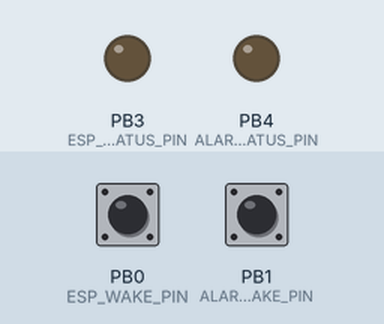
Recording of a sketch running on a simulated ATtiny85, built with avr-gcc and run on an emulated ATtiny85. Parts: output pins drawn as LEDs (lit = HIGH). Inputs (shaded band) come from the test bench; at power-on: PB0 (ESP_WAKE_PIN) HIGH, PB1 (ALARM_WAKE_PIN) HIGH. Sleep ends after the set time or at an interrupt; pins used as bus, display or sensor lines are not drawn.

Above: at 2.2 s.
2.3 s: PB0 (ESP_WAKE_PIN) pulled LOW for 0.15 s
At 3.1 s:
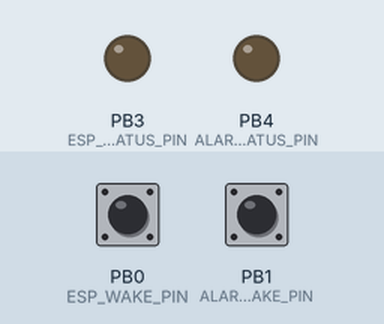
3.9 s: PB1 (ALARM_WAKE_PIN) pulled LOW for 0.15 s
At 4.3 s:
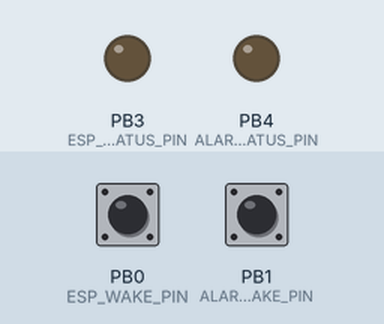
Timing chart, 0 to 6.9 s (numbered marks = the images above; inputs shaded):
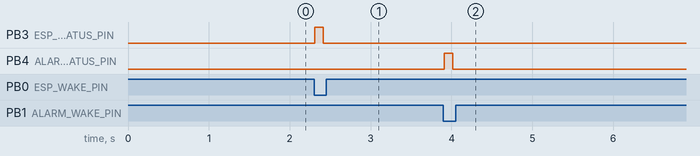

Measured:
- after the input at 2.3 s, PB3 (ESP_WAKE_STATUS_PIN): LOW → HIGH at once, → LOW 0.11 s later
- after the input at 3.9 s, PB4 (ALARM_STATUS_PIN): LOW → HIGH at once, → LOW 0.11 s later

The sketch:

mkZ-ATTINY85-Interrupt-Router-v2.ino
```cpp
/*
 * ATTINY - ATTINY85 version 2 11/11/2017
 Interrupt router to control events to ESP8266.

 Program at 1MHz

 Program using Arduino as ISP, and SCK, MOSI, MISO connections.
 Remove STATUS_LED , pin 3, When high indicates it is RTC wake up event.
 Need this because there are 3 sources of RESET to the ESP.
 Power-on, RTC and Sensor-Event.

 See:
 https://thewanderingengineer.com/2014/08/11/pin-change-interrupts-on-attiny85/

 For Pin change interrupt differences from an ATMEGA.

 ATTINY has only a single external interrupt (INT0).and a single Pin Change interrupt group.
 PCINT0_vect. Trouble using the external interrupt (INT0) on an ATTINY.
 So using 2  Pin Change Interrupts.

 >>------- Rest of this write up is from the ATMEGA version of the writeup.

 Works in conjunction with mkZ-Standalone-Alarm

 With power optimizations, main one being turning of ADC.
 Sleep power = 0.4 uA. With ADC on sleep power = 400 uA

 Purpose:
 When the ESP8266 is in deep sleep, the RTC inside can wake it up
 by sending a low pulse on GPIO16. This has to be wired to the RESET
 pin on the ESP8266, waking it up.

 The question is how do we detect external alarm events and have it
 wake up an ESP8266 in deep sleep.

 This interrupt router sketch, uses an arduino to detect 2 signals going low.
 1 signal would be the GPIO16 pin from the ESP8266, this is the periodic RTC
 wake event.
 The 2nd signal is the actual ALARM event.

 The ATMEGA328 has 2 external interrupts, and we could have used 1 for each
 of the above events. (INT0, INT1, arduino digital pins 2 and 3).
 However the goal is to use an ATTINY85, which only has 1 external interrupt.

 All pins however can be configured for PCINTR, Pin Change interrupts. So this
 sketch uses a PCINTR for the ALARM event. The ALARM event pin used is arduino
 digital pin 4 or PCINT20. The PCINTRs are classified into 3 groups (groups 0,1,2)
 , each with with 1 ISR. PCINT20 is part of group 2. Hence the PCMSK2 etc.
 Ref: http://thewanderingengineer.com/2014/08/11/arduino-pin-change-interrupts

 Once an interrupt (either external or PCINTR) is detected, we set the ALARM_SOURCE_PIN
 high (if ALARM) or low (if periodic GPIO16 from ESP).

 In choosing between PCINTR and external. External interrupts have more flexibility
 and ease of use. In the attachInterrupts() call, we can specify, rising, falling or low.
 THought of using LOW for the alarm event, since if the alarm event happens to occur at the
 exact time of the ESP RTC wakeup, and we only trigger on FALLING,
 the alarm event will be missed.
 Doesn't quite work in practice, because we will end up generating repeated resets to
 the ESP if the ALARM is level sensitive. So we use FALLING for the ALARM event, but
 we make sure we sample the ALARM_EVENT pin during the periodic ESP RTC wakeup events.

 The ESP will sample this pin and know the source of the reset coming in. That way
 it knows whether it is the periodic RTC waking it up, or an actual alarm event.

 Last update: 5/13/2017
*/

#include <avr/sleep.h>
#include <avr/interrupt.h>

//Duration of reset pulse
#define RESET_LOW_DURATION 1000

//How long ATTINY is active driving status pins.
#define STATUS_DURATION 10000

//These are the 2 interrupt pins
#define ESP_WAKE_PIN     0
#define ALARM_WAKE_PIN   1

#define ESP_WAKE_STATUS_PIN  3
#define ALARM_STATUS_PIN     4
#define ESP_RESET_PIN        2

volatile byte esp_wake ;
volatile byte alarm_wake ;
volatile byte do_reset ;

void esp_reset() {
  digitalWrite(ESP_RESET_PIN,LOW);
  delay(RESET_LOW_DURATION);
  digitalWrite(ESP_RESET_PIN,HIGH);
}

void setup() {

    pinMode(ESP_WAKE_STATUS_PIN,OUTPUT);
    pinMode(ESP_RESET_PIN,OUTPUT);

    pinMode(ESP_WAKE_PIN, INPUT);
    digitalWrite(ESP_WAKE_PIN, HIGH);

    pinMode(ALARM_WAKE_PIN,INPUT);
    digitalWrite(ALARM_WAKE_PIN,HIGH);

    pinMode(ALARM_STATUS_PIN, OUTPUT);

    //Enable Pin Change Interrupts
    GIMSK = 0b00100000 ; //turn on and Pin change interrupts

    //Use Arduino pins 0 & 1 as PC intrs
    PCMSK |= 0b00000011 ;

    //Can't call this twice, will send out multiple alarms
    esp_reset();

} // setup

void sleep() {

    cli();

    ADCSRA &= ~_BV(ADEN);                   // ADC off

    set_sleep_mode(SLEEP_MODE_PWR_DOWN);    // replaces above statement

    sleep_enable();                         // Sets the Sleep Enable bit in the MCUCR Register (SE BIT)

    sei();                                  // Enable interrupts

    sleep_cpu();                            // sleep

    cli();  // Disable interrupts

    sleep_disable();                        // Clear SE bit

} // sleep

ISR(PCINT0_vect) {
    esp_wake = digitalRead(ESP_WAKE_PIN);
    alarm_wake = digitalRead(ALARM_WAKE_PIN);
}

void loop() {
    sleep();

    do_reset = 0;
    delay(500);

    if (esp_wake == 0) {
      digitalWrite(ESP_WAKE_STATUS_PIN,HIGH);
      digitalWrite(ALARM_STATUS_PIN,LOW);
      do_reset=1;
    }
    else {
      //Reread alarm wake pin, it should still be low
      //This is to prevent an alarm being triggered when alarm pin
      //is being cleared, low to high
      alarm_wake = digitalRead(ALARM_WAKE_PIN);

      if (alarm_wake == 0) {
        digitalWrite(ALARM_STATUS_PIN, HIGH);
        digitalWrite(ESP_WAKE_STATUS_PIN,LOW);
        do_reset=1;
      }
    }

    if (do_reset) {
       esp_reset();

       //Time for ESP to sample wake and alarm status pins
       delay(STATUS_DURATION);

       digitalWrite(ESP_WAKE_STATUS_PIN,LOW);
       digitalWrite(ALARM_STATUS_PIN,LOW);
    }

    //Re-enable interrupts
    sei();
}
```
